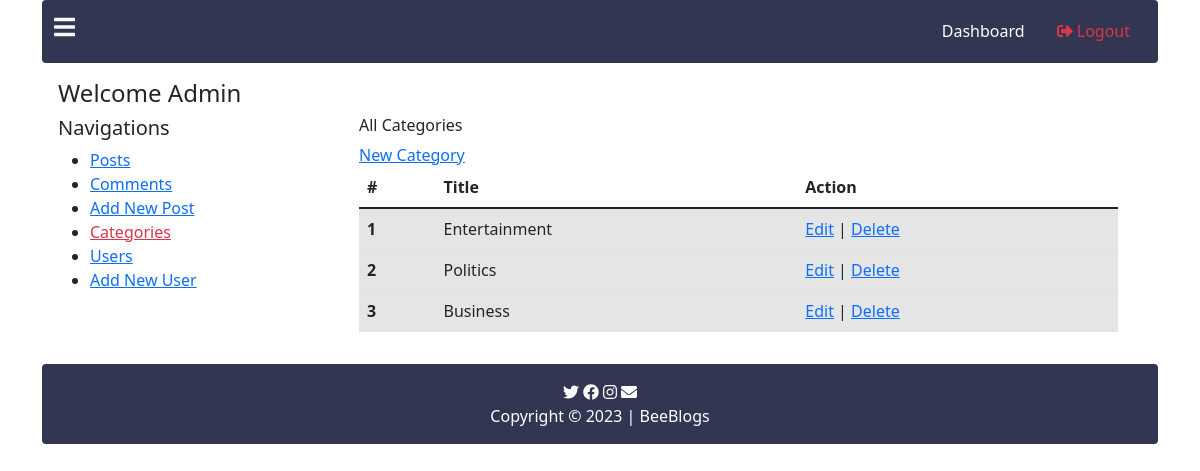
The page /category.php (signed in) on the database its author committed.
### tables this page shows
CREATE TABLE `category` (
  `id` int(11) NOT NULL,
  `name` varchar(1000) DEFAULT NULL
);

### category.php (the view, shortened to what this page needs)
<?php
 require "inc/header.php"; ?>
 <div class="container">
 <?php
 require './pages/header-home.php';
 include 'inc/process.php'; ?>
 <div class="container p-3">
     <div class="row">
         <div class="col-12">
             <div class="row">
                 <div class="col-6">
                     <h4>Welcome <?php  echo $_SESSION["user"]["name"]; ?></h4>
                 </div>
             </div>
         </div>
         <div class="col-3">
             <h5>Navigations</h5>
             <ul>
                 <li>
                     <a href="post.php">Posts</a>
                 </li>
                 <li>
                     <a href="comments.php">Comments</a>
                 </li>
                 <li>
                     <a href="new-post.php">Add New Post</a>
                 </li>
                 <li>
                     <a href="category.php" class="text-danger">Categories</a>
                 </li>
                 <li>
                     <a href="users.php">Users</a>
                 </li>
                 <li>
                     <a href="new-user.php">Add New User</a>
                 </li>
             </ul>
         </div>
         <div class="col-9">
             <div class="container">
                 <h6>All Categories</h6>
                 <a href="javascript:;" data-bs-toggle="modal" data-bs-target="#exampleModal">New Category</a>
                    <table class="table">
                    <thead>
                        <tr>
                        <th scope="col">#</th>
                        <th scope="col">Title</th>
                        <th scope="col">Action</th>
                        </tr>
                    </thead>
                    <tbody>
                        <?php
                        $sql = "SELECT * FROM category";
                        $query = mysqli_query($connection,$sql);
                        $count =1;
                        while($result = mysqli_fetch_assoc($query)){
                            ?>
                            <tr class="table-active">
                              <th scope="row"><?php echo $count ?></th>
                                <td><?php echo $result["name"]; ?></td>
                                <td>
                                  <a href="category-edit.php? edit_id=<?php echo $result["id"] ?>">Edit</a>
                                   |
                                  <a href="category.php? delete_category=<?php echo $result["id"]; ?>">
                                  Delete</a>
                                </td>
                             </tr>
                            <?php
                            $count++;
                        }
                        ?>
                    </tbody>
                    </table>
                    </div>
         </div>
     </div>
 </div>
<?php
require './pages/footer-home.php'; ?>
 </div>
 <?php
  require "inc/footer.php";  ?>

### rows shown on the page
category: name "Entertainment"
category: name "Politics"
category: name "Business"

### other values the page prints
$_SESSION["user"]["name"] "Admin"
